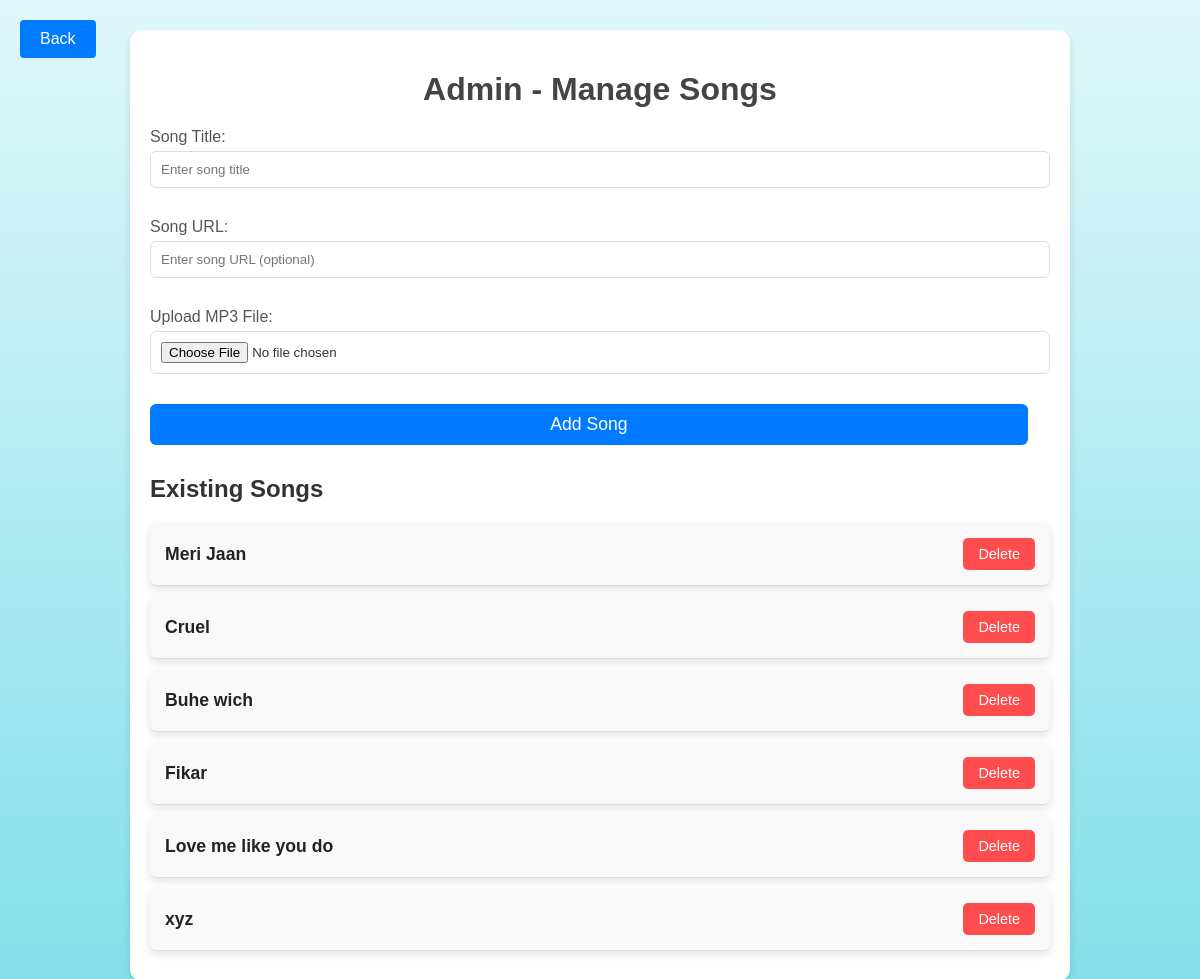
/admin/admin_songs.php, run on the app's committed database.
### tables this page shows
CREATE TABLE `songs` (
  `id` int(11) NOT NULL,
  `title` varchar(255) NOT NULL,
  `url` varchar(255) NOT NULL,
  `file_path` varchar(255) NOT NULL
);

### admin/admin_songs.php (the view, shortened to what this page needs)
<?php
$servername = "localhost";
$username = "root";
$password = "";
$dbname = "music";
?>
<!DOCTYPE html>
<html lang="en">
<head>
</head>
<body>
    <div class="container">
    <a href="admin_page.php" class="back-btn">Back</a>
        <h1>Admin - Manage Songs</h1>
        <form method="POST" action="" enctype="multipart/form-data">
            <div class="form-group">
                <label for="song_title">Song Title:</label>
                <input type="text" id="song_title" name="song_title" placeholder="Enter song title" required>
            </div>
            <div class="form-group">
                <label for="song_url">Song URL:</label>
                <input type="text" id="song_url" name="song_url" placeholder="Enter song URL (optional)">
            </div>
            <div class="form-group">
                <label for="song_file">Upload MP3 File:</label>
                <input type="file" id="song_file" name="song_file" accept="audio/mpeg">
            </div>
            <button type="submit">Add Song</button>
        </form>
        <h2>Existing Songs</h2>
        <div class="song-list">
            <?php
            $conn = new mysqli($servername, $username, $password, $dbname);
            $sql = "SELECT id, title FROM songs";
            $result = $conn->query($sql);
            if ($result->num_rows > 0):
                while ($row = $result->fetch_assoc()): ?>
                    <div class="song-item">
                        <h3><?php echo htmlspecialchars($row['title']); ?></h3>
                        <a href="?delete_id=<?php echo $row['id']; ?>" class="delete-button">Delete</a>
                    </div>
                <?php endwhile;
            else: ?>
                <p class="no-songs">No songs available.</p>
            <?php endif; ?>
        </div>
    </div>
</body>
</html>

### admin/admin_songs.php (style rules this page uses)
body { font-family: 'Arial', sans-serif; margin: 0; padding: 0; background: linear-gradient(180deg, #e0f7fa, #80deea); color: #333; }
.container { max-width: 900px; margin: 30px auto; padding: 20px; background: #fff; border-radius: 12px; box-shadow: 0 4px 8px rgba(0,0,0,0.1); }
h1 { text-align: center; color: #444; font-size: 2em; margin-bottom: 20px; }
.form-group { margin-bottom: 20px; }
label { display: block; margin-bottom: 5px; color: #555; }
input, button { width: calc(100% - 22px); padding: 10px; margin-bottom: 10px; border: 1px solid #ddd; border-radius: 6px; }
button { cursor: pointer; background-color: #007bff; color: #fff; border: none; font-size: 1.1em; transition: background 0.3s ease; }
.song-list { margin-top: 20px; }
.song-item { padding: 15px; border-bottom: 1px solid #ddd; margin-bottom: 10px; background: #f9f9f9; border-radius: 6px; display: flex; justify-content: space-between; align-items: center; box-shadow: 0 4px 8px rgba(0,0,0,0.1); }
h3 { margin: 0; font-size: 1.1em; color: #222; }
.delete-button { background: #ff4d4d; color: #fff; border: none; padding: 8px 15px; border-radius: 5px; cursor: pointer; text-decoration: none; font-size: 0.9em; transition: background 0.3s ease; }
.back-btn { display: inline-block; background-color: #007bff; color: white; padding: 10px 20px; border: none; border-radius: 4px; text-decoration: none; font-size: 16px; position: absolute; top: 20px; left: 20px; }

### data on the page
songs: title "Meri Jaan"
songs: title "Cruel"
songs: title "Buhe wich"
songs: title "Fikar"
songs: title "Love me like you do"
songs: title "xyz"
